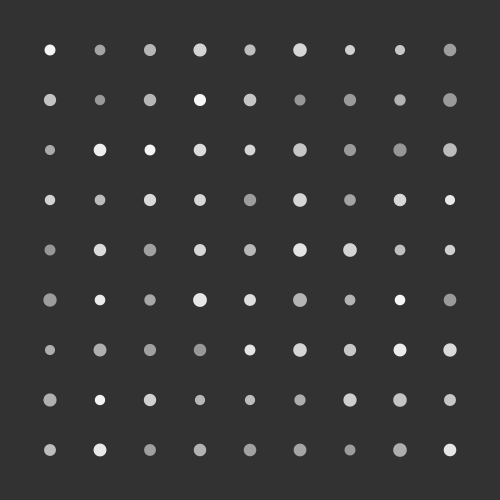
Frame 1 (no input)
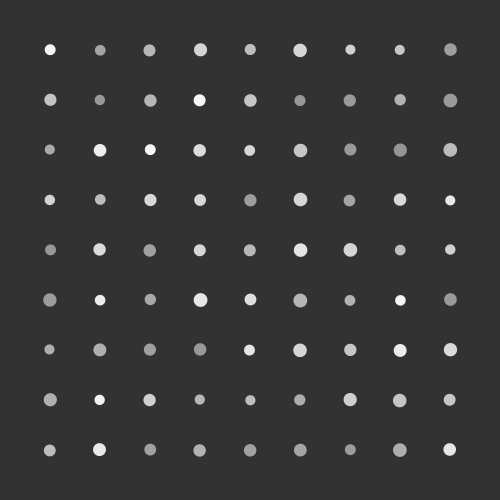
Frame 60 (the mouse pressed at the canvas centre just before this capture)
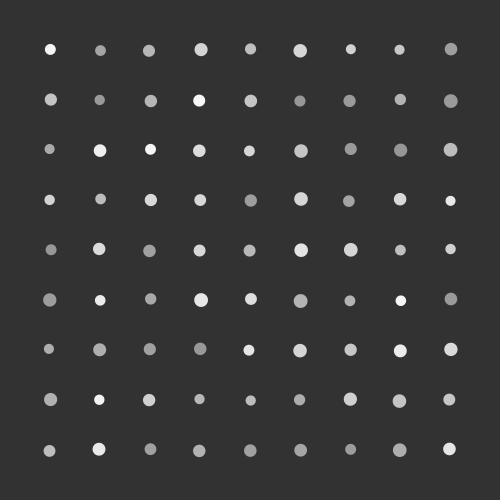
Frame 120 (the mouse held since frame 60 and released just before this capture)

The Processing sketch that drew these frames (run headless with seeded random() and noise(); from frame 60 on, the mouse is pressed at the canvas centre):

// Processing sketch: simulation_03_gravity_two_particle
// ── simulation_03_gravity_two_particle.pde
/*
physics simulation
 
 n-particle collide at xy-plain using object
 - 9x9 particle
 - 1 particle with high velocity
 - add mass
 - conserve momentum
 
 created 2016.10.15.
 by Wool(wool@wool.pe.kr)
 
 ref : https://www.processing.org/examples/circlecollision.html
 https://www.processing.org/tutorials/objects/
 https://www.processing.org/examples/bouncybubbles.html
 */

//PVector gravity_a;

float CONST_G = 0.00000000001;//gravity constant

int numBalls = 81;

Ball[] balls = new Ball[numBalls];


void setup() 
{
  size(500, 500);
  //frameRate(1);

  //gravity_a = new PVector(0,1);

  //parameter : position x, position y, velocity vx, velocity vy, ball Color, ball ID
  //balls[0] = new Ball(25,25,0,0,100, 0);

  int i = 0;
  
  for (int j = 1; j < 10; j++) {
    for (int k = 1; k < 10; k++) {    
      balls[i] = new Ball( 50*j, 50*k, random(-0.01,0.01), random(-0.01,0.01), random(150, 250), i);
      i++;
    }
  }
}

void draw() 
{
  background(50);

  for (Ball ball : balls) {
    ball.checkGravity();
    ball.checkCollide();
    ball.checkBoundary();
    ball.update();
    ball.display();
  }
}

class Ball {
  PVector position;
  PVector velocity;
  PVector acc;

  float r;
  float m;
  int id;
  float ballColor;

  Ball(float x, float y, float vx, float vy, float ballColorin, int idin) {
    position = new PVector(x, y);
    velocity = new PVector(vx, vy);
    acc = new PVector(0,0);
    r = random(5.0, 7.0);
    m = 0.01*r*r;
    ballColor = ballColorin;
    id = idin;
  }



  void update() {
    //balls[id].velocity.add(gravity_a);
    balls[id].position.add(balls[id].velocity);
  }

  void checkGravity() {    
    float gravity_mag;
    
    for (int i = 0; i < numBalls; i++) {
      
      PVector bVect = PVector.sub(balls[id].position, balls[i].position);
      PVector gravity_force = new PVector(0,0);
      
      gravity_force = bVect.normalize();
      
      gravity_mag = CONST_G * balls[i].m; //bVect.x*bVect.x
      
      gravity_force.mult(gravity_mag);
      
      balls[id].velocity.add(gravity_force);

    }
    

  }


  void checkCollide() {
    for (int i = 0; i < numBalls; i++) {
      if( id == i || balls[i].r == 0 || balls[id].r == 0) continue;
      else {
        // get distances between the balls components
        PVector bVect = PVector.sub(balls[i].position, balls[id].position);
        PVector tmp = new PVector(0,0);
        // calculate magnitude of the vector separating the balls
        float bVectMag = bVect.mag();

        if (bVectMag < balls[id].r + balls[i].r) {
          balls[id].r = balls[id].r + balls[i].r;
          balls[id].velocity.x = (balls[id].m * balls[id].velocity.x + balls[i].m * balls[i].velocity.x) / (balls[id].m +balls[i].m);
          balls[id].velocity.y = (balls[id].m * balls[id].velocity.y + balls[i].m * balls[i].velocity.y) / (balls[id].m +balls[i].m);
          balls[id].m = sqrt(balls[id].r)/100;
          balls[id].position.x = (balls[id].position.x +  balls[i].position.x)/2;
          balls[id].position.y = (balls[id].position.y +  balls[i].position.y)/2;
          balls[i].r = 0;
          balls[i].m = 0;
          balls[i].velocity = tmp.copy();
          balls[i].position = tmp.copy();
          
        }
      }
    }
  }

  void checkBoundary() {
    if (balls[id].position.x > width - balls[id].r) {
      balls[id].position.x = width - balls[id].r;
      balls[id].velocity.x *= -1;
    } else if (balls[id].position.x < balls[id].r) {
      balls[id].position.x = r;
      balls[id].velocity.x *= -1;
    }
    if (balls[id].position.y > height - balls[id].r) {
      balls[id].position.y = height - balls[id].r;
      balls[id].velocity.y *= -1;
    } else if (balls[id].position.y < balls[id].r) {
      balls[id].position.y = balls[id].r;
      balls[id].velocity.y *= -1;
    }
  }

  void display() {
    noStroke();
    fill(balls[id].ballColor);
    ellipse(balls[id].position.x, balls[id].position.y, balls[id].r*2, balls[id].r*2);
  }
}
